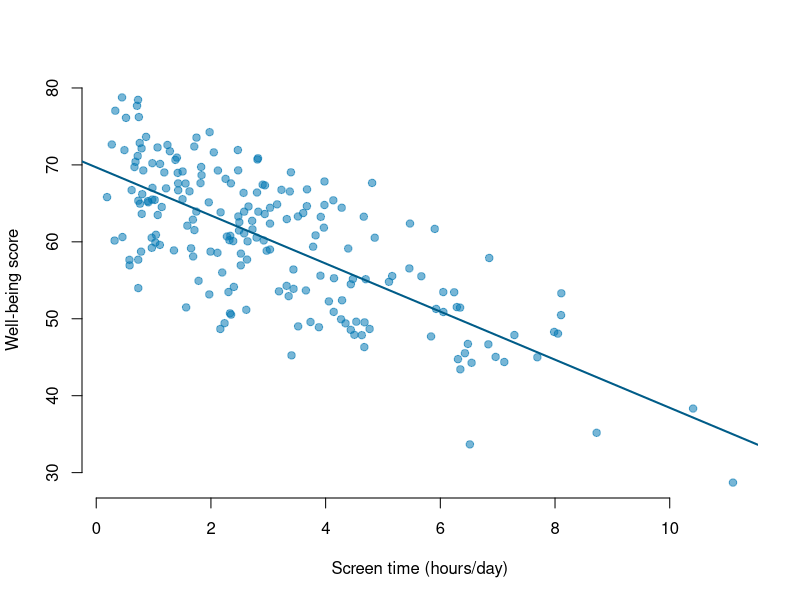

Here is the R script that generated this plot:
## ---- chunk 1
#| label: setup
set.seed(42)

n <- 200
screen_time <- rgamma(n, shape = 2, scale = 1.6)          # hours per day
wellbeing   <- 70 - 3.1 * screen_time + rnorm(n, 0, 6)    # arbitrary scale

d <- data.frame(screen_time, wellbeing)
head(d)
## ---- chunk 2
#| label: model
fit <- lm(wellbeing ~ screen_time, data = d)
summary(fit)
## ---- chunk 3
#| label: fig-screentime
#| fig-cap: "Simulated association between daily screen time and a well-being score."
#| fig-width: 7
#| fig-height: 4.2
plot(d$screen_time, d$wellbeing,
     pch = 19, col = "#0077b388",
     xlab = "Screen time (hours/day)",
     ylab = "Well-being score",
     bty = "n")
abline(fit, col = "#005c88", lwd = 2)
